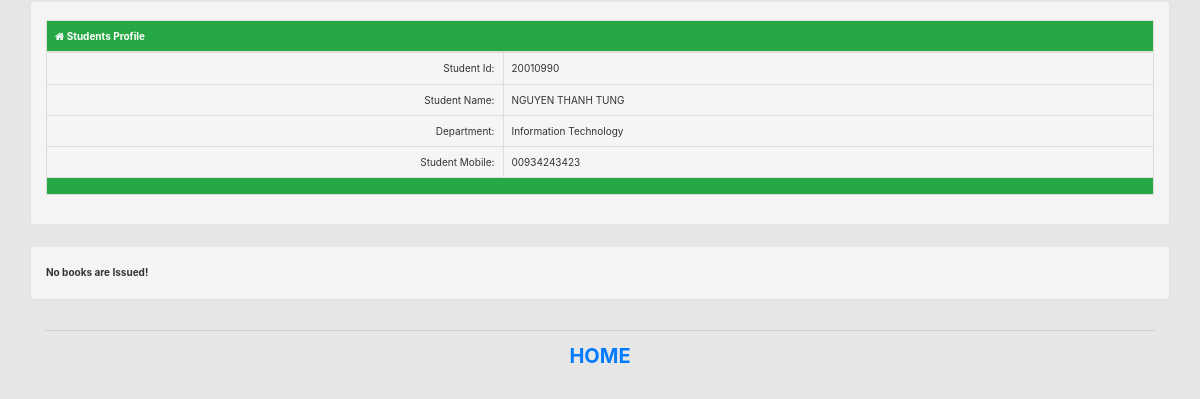
The app's page /profile.php?s_id=2 with its own data.
### tables this page shows
CREATE TABLE `libsys_students` (
  `s_id` int(11) NOT NULL,
  `s_code` varchar(50) NOT NULL,
  `s_name` varchar(50) NOT NULL,
  `s_dept` int(11) NOT NULL,
  `s_semester` int(11) NOT NULL,
  `s_contact` varchar(50) NOT NULL,
  `s_password` varchar(255) NOT NULL,
  `s_status` int(11) NOT NULL
);

CREATE TABLE `libsys_departments` (
  `d_id` int(11) NOT NULL,
  `d_code` varchar(100) NOT NULL,
  `d_name` varchar(100) NOT NULL
);

### includes/functions.php (called while the page is built, shortened)
<?php
include './includes/dbconnect.php';
function get_std_issue_info_by_sID($s_code) {
    $var = array();
    global $link;
    $query = mysqli_query($link,"SELECT * FROM libsys_issue WHERE i_student_code='".$s_code."' ");
    return $var;
}
function get_student_info_by_id($s_id){
    $var = array();
    global $link;
    $query = mysqli_query($link,"SELECT * FROM libsys_students WHERE s_id='".$s_id."'");
    if($query){
        $var = mysqli_fetch_array($query);
    }
    return $var;
}
function get_dept_info_by_id($d_id){
    $var = array();
    global $link;
    $query = mysqli_query($link,"SELECT * FROM libsys_departments WHERE d_id='".$d_id."'");
    if($query){
        $var = mysqli_fetch_array($query);
    }
    return $var;
}

### profile.php (the view, shortened to what this page needs)
<?php
include './includes/functions.php';
if(isset($_GET['s_id'])){
  $s_code=$_GET['s_id'];
$student_info= get_student_info_by_id($s_code);
$std_issue_info = get_std_issue_info_by_sID($s_code);
$dept_info= get_dept_info_by_id($student_info['s_dept']);
?>
<!DOCTYPE html>
<html>
    <head>
        <?php include './head.php'; ?>
    </head>
    <body class="btn-default">
        <div class="container">
            <div class="row">
                <div class="col-md-12 well">
                    <table class="table table-bordered">
                        <thead>
                            <tr class="btn-success">
                                <td colspan="2"><b><i class="fa fa-home"></i> Students Profile</b></td>
                            </tr>
                        </thead>
                        <tbody>
                            <tr>
                                <td class="text-right">Student Id:</td>
                                <td><?php echo $student_info['s_code']; ?></td>
                            </tr>
                            <tr>
                                <td class="text-right">Student Name:</td>
                                <td><?php echo $student_info['s_name']; ?></td>
                            </tr>
                            <tr>
                                <td class="text-right">Department:</td>
                                <td><?php echo $dept_info['d_name']; ?></td>
                            </tr>
                            <tr>
                                <td class="text-right">Student Mobile:</td>
                                <td><?php echo $student_info['s_contact']; ?></td>
                            </tr>
                        </tbody>
                        <tfoot>
                            <tr class="btn-success">
                                <td colspan="2"></td>
                            </tr>
                        </tfoot>
                    </table>
                </div>
                <div class="col-md-12 well">
                    <?php if($std_issue_info){ ?>
                    <table class="table table-bordered table-striped">
                        <thead>
                            <tr class="btn-danger text-center">
                                <td colspan="8"><b><i class="fa fa-home"></i> Issue Books</b></td>
                            </tr>
                            <tr>
                                <td><b>SL</b></td>
                                <td><b>Book ID</b></td>
                                <td><b>Student ID</b></td>
                                <td><b>Issue Date</b></td>
                                <td><b>End Date</b></td>
                                <td><b>Return Data</b></td>
                                <td><b>Fine</b></td>
                                <td><b>Status</b></td>
                            </tr>
                        </thead>
                        <tbody>
                            <?php
                            $serial = 1;
                            foreach($std_issue_info as $books){
                            ?>
                            <tr>
                                <td><b><?= $serial; ?></b></td>
                                <td><b><?= $books['i_book_code']; ?></b></td>
                                <td><b><?= $books['i_student_code']; ?></b></td>
                                <td><b><?= $books['i_date']; ?></b></td>
                                <td><b><?= $books['i_e_date']; ?></b></td>
                                <td><b><?= $books['i_r_date']; ?></b></td>
                                <td><b><?= $books['i_fine']; ?></b></td>
                                <td><b><?= $books['i_status']; ?></b></td>
                            </tr>
                            <?php $serial++; }?>
                        </tbody>
                        <tfoot></tfoot>
                    </table>
                    <?php
                    }else{
                        echo "<b>No books are Issued!</b>";
                    } ?>
                </div>
            </div>
            <?php include './footer.php'; ?>
        </div>
    </body>
</html>
<?php }else{
    echo "<meta http-equiv='refresh' content='0.5;url=index.php'>";
} ?>

### records on screen
libsys_students: s_code "20010990", s_name "NGUYEN THANH TUNG", s_contact "00934243423"
libsys_departments: d_name "Information Technology"
